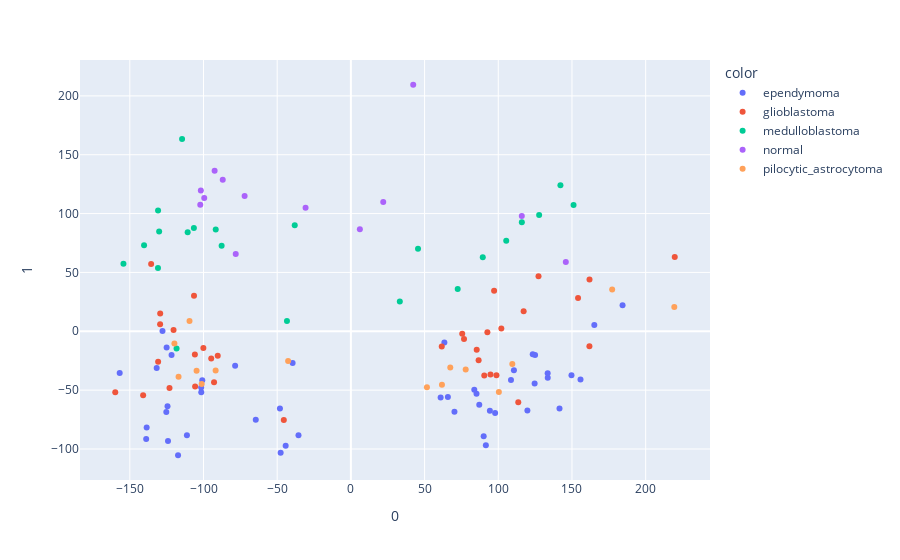

This figure's notebook cell:
### Code cell
from sklearn.decomposition import PCA
import plotly.express as px

X = scale(data)
y= df.iloc[:,1]
features = all_names

pca = PCA(n_components=2)
components = pca.fit_transform(X)


fig = px.scatter(components, x=0, y=1, color=y)
fig.show()

### Figure 1 — Plotly figure (JSON) as saved in the notebook; plotly's stock layout.template omitted (floating-point values rounded to 4 significant figures)
{"data": [{"hovertemplate": "color=ependymoma<br>0=%{x}<br>1=%{y}<extra></extra>", "legendgroup": "ependymoma", "marker": {"color": "#636efa", "symbol": "circle"}, "mode": "markers", "name": "ependymoma", "orientation": "v", "showlegend": true, "type": "scatter", "x": [165.2, 85.23, 70.27, -101.6, 65.81, 125.0, 155.8, 108.6, 110.6, 149.7, -124.1, 63.42, 123.4, -78.54, 91.57, -48.14, 133.6, 97.86, -47.66, 90.1, 94.31, 83.73, -64.53, -44.26, 119.8, 141.5, 60.89, 124.7, -35.55, -125.2, -117.3, 133.5, 184.3, -39.54, 87.11, -138.6, -156.9, -138.9, -124.4, -111.3, -121.7, -101.5, -131.8, -100.8, -125.0, -127.8], "xaxis": "x", "y": [5.243, -53.1, -68.29, -47.67, -55.92, -20.12, -40.97, -41.41, -33.09, -37.42, -93.15, -9.492, -19.54, -29.2, -96.79, -65.62, -39.4, -69.34, -103.2, -89.28, -67.45, -49.58, -75.12, -97.28, -67.41, -65.59, -56.3, -44.29, -88.29, -68.49, -105.3, -35.67, 22.19, -26.99, -62.36, -81.65, -35.39, -91.61, -63.75, -88.42, -20.16, -51.74, -31.29, -41.67, -13.72, 0.2052], "yaxis": "y"}, {"hovertemplate": "color=glioblastoma<br>0=%{x}<br>1=%{y}<extra></extra>", "legendgroup": "glioblastoma", "marker": {"color": "#EF553B", "symbol": "circle"}, "mode": "markers", "name": "glioblastoma", "orientation": "v", "showlegend": true, "type": "scatter", "x": [90.5, 97.17, -105.9, -100.1, -90.35, 113.6, 92.62, 161.8, 102.1, 161.9, 94.72, 127.3, 85.36, 117.2, 76.76, -45.5, -129.4, -105.7, -129.4, -106.4, 154.1, 86.66, 219.7, 75.54, -159.9, 61.65, 98.76, -141.0, -135.5, -120.3, -123.1, -92.85, -130.8, -94.77], "xaxis": "x", "y": [-37.63, 34.33, -19.83, -14.17, -20.81, -60.21, -0.7679, -12.8, 2.309, 44.0, -36.74, 46.69, -15.6, 17.03, -6.538, -75.4, 5.997, -46.89, 15.0, 30.18, 28.29, -24.7, 63.11, -2.188, -51.76, -12.91, -37.44, -54.45, 57.16, 1.141, -48.29, -43.33, -25.8, -23.07], "yaxis": "y"}, {"hovertemplate": "color=medulloblastoma<br>0=%{x}<br>1=%{y}<extra></extra>", "legendgroup": "medulloblastoma", "marker": {"color": "#00cc96", "symbol": "circle"}, "mode": "markers", "name": "medulloblastoma", "orientation": "v", "showlegend": true, "type": "scatter", "x": [-114.5, 116.0, 127.7, 105.4, 151.1, -110.8, 89.49, 142.2, 45.55, -118.3, 72.47, 33.19, -130.8, -130.9, -154.3, -38.11, -91.71, -140.3, -87.7, -106.5, -130.1, -43.38], "xaxis": "x", "y": [163.4, 92.54, 98.84, 76.98, 107.2, 84.04, 62.91, 124.0, 70.05, -14.69, 36.01, 25.32, 102.7, 53.7, 57.45, 90.0, 86.55, 73.17, 72.7, 87.77, 84.74, 8.776], "yaxis": "y"}, {"hovertemplate": "color=normal<br>0=%{x}<br>1=%{y}<extra></extra>", "legendgroup": "normal", "marker": {"color": "#ab63fa", "symbol": "circle"}, "mode": "markers", "name": "normal", "orientation": "v", "showlegend": true, "type": "scatter", "x": [-30.74, 116.0, -78.14, 42.29, -101.8, -86.95, -92.47, 145.8, -72.11, 6.079, -99.5, -102.2, 21.95], "xaxis": "x", "y": [104.9, 97.94, 65.6, 209.5, 119.6, 128.8, 136.4, 58.76, 114.9, 86.66, 113.3, 107.5, 109.9], "yaxis": "y"}, {"hovertemplate": "color=pilocytic_astrocytoma<br>0=%{x}<br>1=%{y}<extra></extra>", "legendgroup": "pilocytic_astrocytoma", "marker": {"color": "#FFA15A", "symbol": "circle"}, "mode": "markers", "name": "pilocytic_astrocytoma", "orientation": "v", "showlegend": true, "type": "scatter", "x": [77.89, 61.78, 67.44, 219.4, 177.3, 109.5, 100.4, -91.77, -101.2, 51.59, -104.7, -42.58, -116.9, -119.7, -109.5], "xaxis": "x", "y": [-32.44, -45.47, -30.83, 20.69, 35.42, -27.89, -51.66, -33.38, -44.84, -47.54, -33.5, -25.18, -38.58, -10.47, 8.767], "yaxis": "y"}], "layout": {"legend": {"title": {"text": "color"}, "tracegroupgap": 0}, "margin": {"t": 60}, "xaxis": {"anchor": "y", "domain": [0, 1], "title": {"text": "0"}}, "yaxis": {"anchor": "x", "domain": [0, 1], "title": {"text": "1"}}}}
